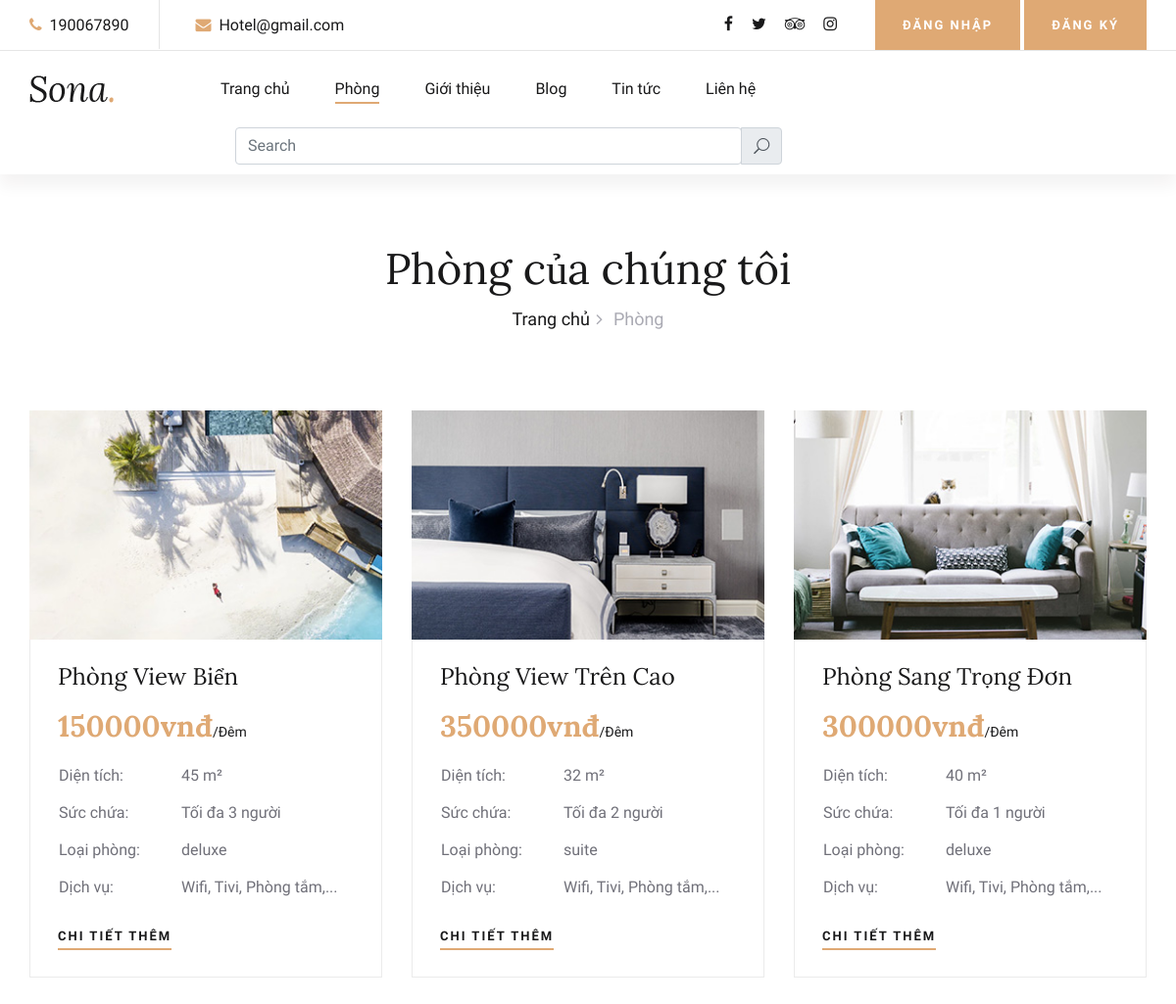
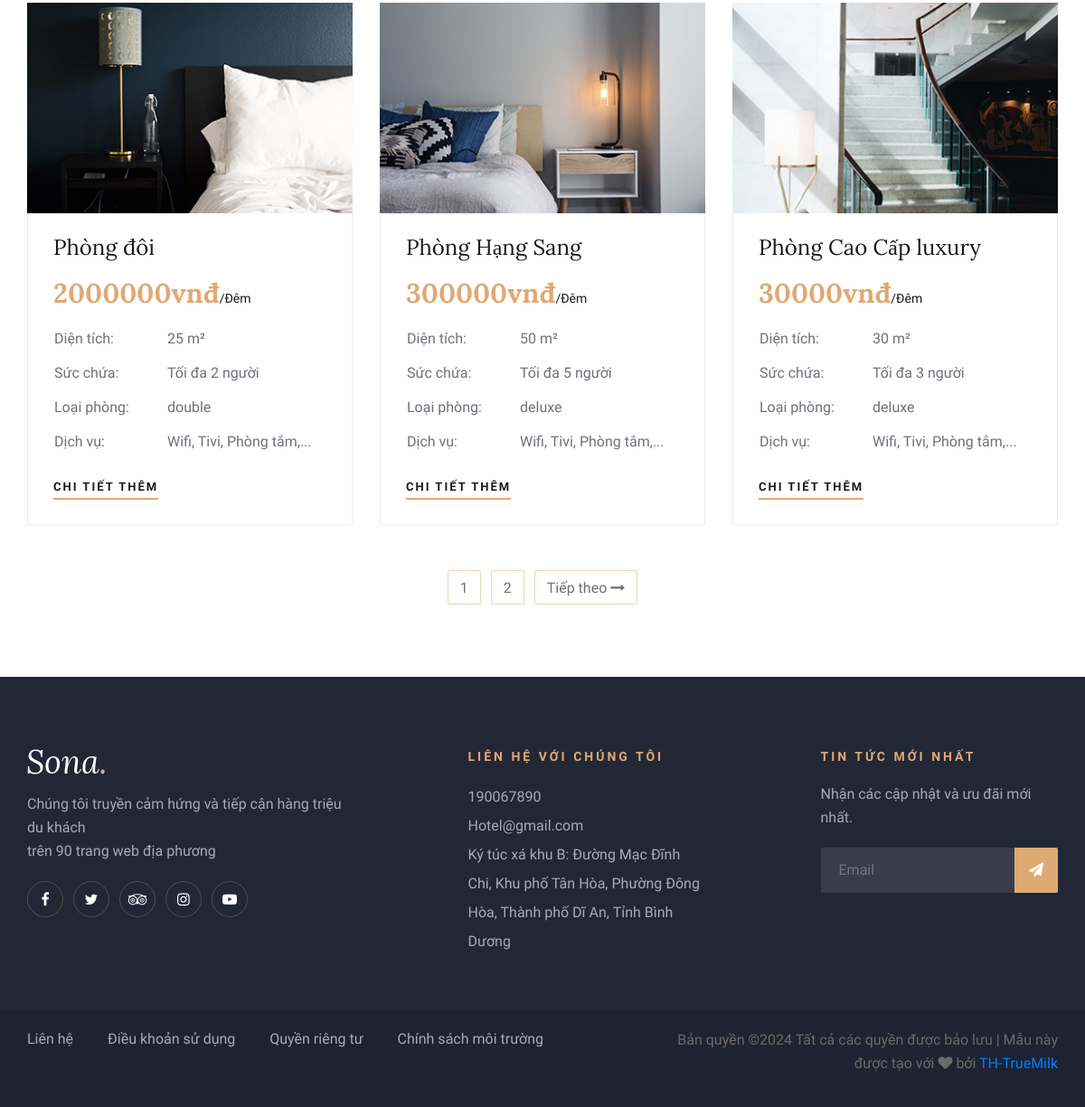
/rooms/, run on the app's committed database (2 pictures, top to bottom).
### app/models.py (models this page shows, shortened)
class Room(models.Model):
    ROOM_TYPES = (
        ('single', 'Phòng đơn'),
        ('double', 'Phòng đôi'),
        ('suite', 'Phòng suite'),
        ('deluxe', 'Phòng cao cấp'),
    )
    name = models.CharField(max_length=200, verbose_name="Tên phòng")
    room_type = models.CharField(max_length=20, choices=ROOM_TYPES, verbose_name="Loại phòng")
    price = models.DecimalField(max_digits=10, decimal_places=2, verbose_name="Giá mỗi đêm (VNĐ)")
    size = models.IntegerField(help_text="Diện tích tính bằng mét vuông", verbose_name="Diện tích")
    service = models.CharField(max_length=200, verbose_name="Dịch vụ")
    capacity = models.IntegerField(help_text="Số khách tối đa", verbose_name="Sức chứa")
    description = RichTextField(verbose_name="Mô tả chi tiết")
    image = models.ImageField(upload_to='rooms/', verbose_name="Hình ảnh")
    is_available = models.BooleanField(default=True, verbose_name="Còn trống")
    created_at = models.DateTimeField(auto_now_add=True, verbose_name="Ngày tạo")
    updated_at = models.DateTimeField(auto_now=True, verbose_name="Ngày cập nhật")
    class Meta:
        ordering = ['-created_at']
        verbose_name = "Phòng"
        verbose_name_plural = "Các phòng"

### app/views.py (the view)
# urls.py: path('rooms/', views.rooms, name='rooms'),
def rooms(request):
    rooms = Room.objects.all()
    context = {'rooms': rooms}
    return render(request, 'rooms.html',context)

### app/templates/rooms.html (shortened to what this page needs)
{% load static %}
<!DOCTYPE html>
<html lang="vi">
<head>
    <link rel="stylesheet" href="{% static 'css/bootstrap.min.css' %}" type="text/css">
    <link rel="stylesheet" href="{% static 'css/font-awesome.min.css' %}" type="text/css">
    <link rel="stylesheet" href="{% static 'css/elegant-icons.css' %}" type="text/css">
    <link rel="stylesheet" href="{% static 'css/flaticon.css' %}" type="text/css">
    <link rel="stylesheet" href="{% static 'css/owl.carousel.min.css' %}" type="text/css">
    <link rel="stylesheet" href="{% static 'css/nice-select.css' %}" type="text/css">
    <link rel="stylesheet" href="{% static 'css/jquery-ui.min.css' %}" type="text/css">
    <link rel="stylesheet" href="{% static 'css/magnific-popup.css' %}" type="text/css">
    <link rel="stylesheet" href="{% static 'css/slicknav.min.css' %}" type="text/css">
    <link rel="stylesheet" href="{% static 'css/style.css' %}" type="text/css">
</head>
<body>
    <header class="header-section header-normal">
        <div class="top-nav">
            <div class="container">
                <div class="row">
                    <div class="col-lg-6">
                        <ul class="tn-left">
                            <li><i class="fa fa-phone"></i> 190067890</li>
                            <li><i class="fa fa-envelope"></i> Hotel@gmail.com</li>
                        </ul>
                    </div>
                    <div class="col-lg-6">
                        <div class="tn-right">
                            <div class="top-social">
                                <a href="#"><i class="fa fa-facebook"></i></a>
                                <a href="#"><i class="fa fa-twitter"></i></a>
                                <a href="#"><i class="fa fa-tripadvisor"></i></a>
                                <a href="#"><i class="fa fa-instagram"></i></a>
                            </div>
                            <a href="{% url 'login' %}" class="bk-btn">đăng nhập</a>
                            <a href="{% url 'signup' %}" class="bk-btn">Đăng ký</a>
                        </div>
                    </div>
                </div>
            </div>
        </div>
        <div class="menu-item">
            <div class="container">
                <div class="row">
                    <div class="col-lg-2">
                        <div class="logo">
                            <a href="{% url 'index' %}">
                                <img src="{% static 'img/logo.png' %}" alt="">
                            </a>
                        </div>
                    </div>
                    <div class="col-lg-10">
                        <div class="nav-menu">
                            <nav class="mainmenu">
                                <ul>
                                    <li><a href="{% url 'index' %}">Trang chủ</a></li>
                                    <li class="active"><a href="{% url 'rooms' %}">Phòng</a></li>
                                    <li><a href="{% url 'about-us' %}">Giới thiệu</a></li>
                                    <li><a href="{% url 'blog-details' %}">Blog</a></li>
                                    <li><a href="{% url 'blog' %}">Tin tức</a></li>
                                    <li><a href="{% url 'contact' %}">Liên hệ</a></li>
                                </ul>
                            </nav>
                            <div class="container"style="margin-bottom: 10px;">
                                <div class="input-group">
                                    <input type="search" class="form-control rounded" placeholder="Search" aria-label="Search" aria-describedby="search-addon">
                                    <div class="input-group-append">
                                        <span class="input-group-text" id="search-addon">
                                            <i class="icon_search"></i>
                                        </span>
                                    </div>
                                </div>
                            </div>
                        </div>
                    </div>
                </div>
            </div>
        </div>
    </header>
    <div class="breadcrumb-section">
        <div class="container">
            <div class="row">
                <div class="col-lg-12">
                    <div class="breadcrumb-text">
                        <h2>Phòng của chúng tôi</h2>
                        <div class="bt-option">
                            <a href="{% url 'index' %}">Trang chủ</a>
                            <span>Phòng</span>
                        </div>
                    </div>
                </div>
            </div>
        </div>
    </div>
    <section class="rooms-section spad">
        <div class="container">
            <div class="row">
                {%for room in rooms%}
                <div class="col-lg-4 col-md-6">
                    <div class="room-item">
                        <img src="{{room.image.url}}" alt="">
                        <div class="ri-text">
                            <h4>{{ room.name }}</h4>
                            <h3>{{ room.price |floatformat:0  }}vnđ<span>/Đêm</span></h3>
                            <table>
                                <tbody>
                                    <tr>
                                        <td class="r-o">Diện tích:</td>
                                        <td>{{ room.size }} m²</td>
                                    </tr>
                                    <tr>
                                        <td class="r-o">Sức chứa:</td>
                                        <td>Tối đa {{ room.capacity }} người</td>
                                    </tr>
                                    <tr>
                                        <td class="r-o">Loại phòng:</td>
                                        <td>{{ room.room_type }}</td>
                                    <tr>
                                        <td class="r-o">Dịch vụ:</td>
                                        <td>{{ room.service }}</td>
                                    </tr>
                                </tbody>
                            </table>
                            <a href="{% url 'room-details' %}" class="primary-btn">Chi tiết thêm</a>
                        </div>
                    </div>
                </div>
                {% endfor %}
                <div class="col-lg-12">
                    <div class="room-pagination">
                        <a href="#">1</a>
                        <a href="#">2</a>
                        <a href="#">Tiếp theo <i class="fa fa-long-arrow-right"></i></a>
                    </div>
                </div>
            </div>
        </div>
    </section>
    <footer class="footer-section">
        <div class="container">
            <div class="footer-text">
                <div class="row">
                    <div class="col-lg-4">
                        <div class="ft-about">
                            <div class="logo">
                                <a href="#">
                                    <img src="{% static 'img/footer-logo.png' %}" alt="">
                                </a>
                            </div>
                            <p>Chúng tôi truyền cảm hứng và tiếp cận hàng triệu du khách<br /> trên 90 trang web địa phương</p>
                            <div class="fa-social">
                                <a href="#"><i class="fa fa-facebook"></i></a>
                                <a href="#"><i class="fa fa-twitter"></i></a>
                                <a href="#"><i class="fa fa-tripadvisor"></i></a>
                                <a href="#"><i class="fa fa-instagram"></i></a>
                                <a href="#"><i class="fa fa-youtube-play"></i></a>
                            </div>
                        </div>
                    </div>
                    <div class="col-lg-3 offset-lg-1">
                        <div class="ft-contact">
                            <h6>Liên hệ với chúng tôi</h6>
                            <ul>
                                <li>190067890</li>
                                <li>Hotel@gmail.com</li>
                                <li>Ký túc xá khu B: Đường Mạc Đĩnh Chi, Khu phố Tân Hòa, Phường Đông Hòa, Thành phố Dĩ An, Tỉnh Bình Dương</li>
                            </ul>
                        </div>
                    </div>
                    <div class="col-lg-3 offset-lg-1">
                        <div class="ft-newslatter">
                            <h6>Tin tức mới nhất</h6>
                            <p>Nhận các cập nhật và ưu đãi mới nhất.</p>
                            <form action="#" class="fn-form">
                                <input type="text" placeholder="Email">
                                <button type="submit"><i class="fa fa-send"></i></button>
                            </form>
                        </div>
                    </div>
                </div>
            </div>
        </div>
        <div class="copyright-option">
            <div class="container">
                <div class="row">
                    <div class="col-lg-7">
                        <ul>
                            <li><a href="#">Liên hệ</a></li>
                            <li><a href="#">Điều khoản sử dụng</a></li>
                            <li><a href="#">Quyền riêng tư</a></li>
                            <li><a href="#">Chính sách môi trường</a></li>
                        </ul>
                    </div>
                    <div class="col-lg-5">
                        <div class="co-text"><p>
  Bản quyền &copy;<script>document.write(new Date().getFullYear());</script> Tất cả các quyền được bảo lưu | Mẫu này được tạo với <i class="fa fa-heart" aria-hidden="true"></i> bởi <a href="https://colorlib.com" target="_blank">TH-TrueMilk</a>
  </p></div>
                    </div>
                </div>
            </div>
        </div>
    </footer>
</body>
</html>

### data on the page
Room: image (picture), name "Phòng View Biển", price "150000", size "45", capacity "3", room_type "deluxe", service "Wifi, Tivi, Phòng tắm,..."
Room: image (picture), name "Phòng View Trên Cao", price "350000", size "32", capacity "2", room_type "suite", service "Wifi, Tivi, Phòng tắm,..."
Room: image (picture), name "Phòng Sang Trọng Đơn", price "300000", size "40", capacity "1", room_type "deluxe", service "Wifi, Tivi, Phòng tắm,..."
Room: image (picture), name "Phòng đôi", price "2000000", size "25", capacity "2", room_type "double", service "Wifi, Tivi, Phòng tắm,..."
Room: image (picture), name "Phòng Hạng Sang", price "300000", size "50", capacity "5", room_type "deluxe", service "Wifi, Tivi, Phòng tắm,..."
Room: image (picture), name "Phòng Cao Cấp luxury", price "30000", size "30", capacity "3", room_type "deluxe", service "Wifi, Tivi, Phòng tắm,..."
